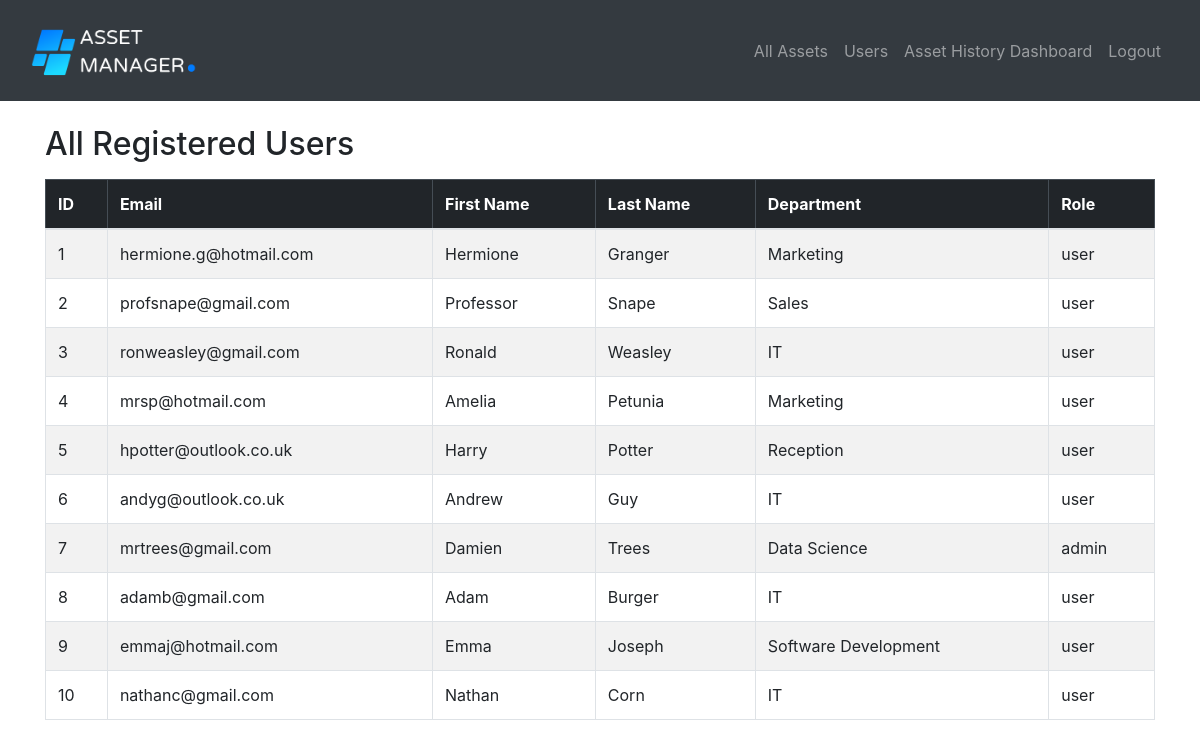
Screenshot of /users (signed in) with the database file from the repository.
### website/models.py (models this page shows)
class User(db.Model, UserMixin):
    id = db.Column(db.Integer, primary_key=True)
    first_name = db.Column(db.String(150))
    last_name = db.Column(db.String(150))
    email = db.Column(db.String(150), unique=True)
    password = db.Column(db.String(150))
    department = db.Column(db.String(150))
    role = db.Column(db.String(10), nullable=False, default='user')
    created_assets = db.relationship('Asset', foreign_keys='Asset.created_by', backref='creator_user')
    assigned_assets = db.relationship('Asset', foreign_keys='Asset.assigned_to', backref='assignee_user')

### website/views.py (the view)
@views.route('/users')
@login_required
def users():
    from .models import User
    all_users = User.query.all()
    return render_template('users.html', users=all_users)

### website/__init__.py (called while the page is built)
def create_app():
    app = Flask(__name__)
    app.config['SECRET_KEY'] = 'qwertyuiop'
    if 'SQLALCHEMY_DATABASE_URI' not in app.config:
        DB_NAME = os.path.join(os.path.dirname(__file__), 'database.db')
        app.config['SQLALCHEMY_DATABASE_URI'] = f'sqlite:///{DB_NAME}'
    db.init_app(app)
    from .views import views
    from .auth import auth
    app.register_blueprint(views, url_prefix='/')
    app.register_blueprint(auth, url_prefix='/')
    from .models import User, Asset
    create_database(app)
    login_manager = LoginManager()
    login_manager.login_view = 'auth.login'
    login_manager.init_app(app)
    @login_manager.user_loader
    def load_user(id):
        return User.query.get(int(id))
    return app

### website/templates/users.html (shortened to what this page needs)
{% extends "base.html" %}
{% block content %}
<h2 class="mt-4 mb-3">All Registered Users</h2>
<table class="table table-bordered table-striped">
  <thead class="table-dark">
    <tr>
      <th>ID</th>
      <th>Email</th>
      <th>First Name</th>
      <th>Last Name</th>
      <th>Department</th>
      <th>Role</th>
    </tr>
  </thead>
  <tbody>
    {% for user in users %}
    <tr>
      <td>{{ user.id }}</td>
      <td>{{ user.email }}</td>
      <td>{{ user.first_name }}</td>
      <td>{{ user.last_name }}</td>
      <td>{{ user.department }}</td>
      <td>{{ user.role }}</td>
    </tr>
    {% endfor %}
  </tbody>
</table>
{% endblock %}

### rows the page displays
User: id "1", email "hermione.g@hotmail.com", first_name "Hermione", last_name "Granger", department "Marketing", role "user"
User: id "2", email "profsnape@gmail.com", first_name "Professor", last_name "Snape", department "Sales", role "user"
User: id "3", email "ronweasley@gmail.com", first_name "Ronald", last_name "Weasley", department "IT", role "user"
User: id "4", email "mrsp@hotmail.com", first_name "Amelia", last_name "Petunia", department "Marketing", role "user"
User: id "5", email "hpotter@outlook.co.uk", first_name "Harry", last_name "Potter", department "Reception", role "user"
User: id "6", email "andyg@outlook.co.uk", first_name "Andrew", last_name "Guy", department "IT", role "user"
User: id "7", email "mrtrees@gmail.com", first_name "Damien", last_name "Trees", department "Data Science", role "admin"
User: id "8", email "adamb@gmail.com", first_name "Adam", last_name "Burger", department "IT", role "user"
User: id "9", email "emmaj@hotmail.com", first_name "Emma", last_name "Joseph", department "Software Development", role "user"
User: id "10", email "nathanc@gmail.com", first_name "Nathan", last_name "Corn", department "IT", role "user"
